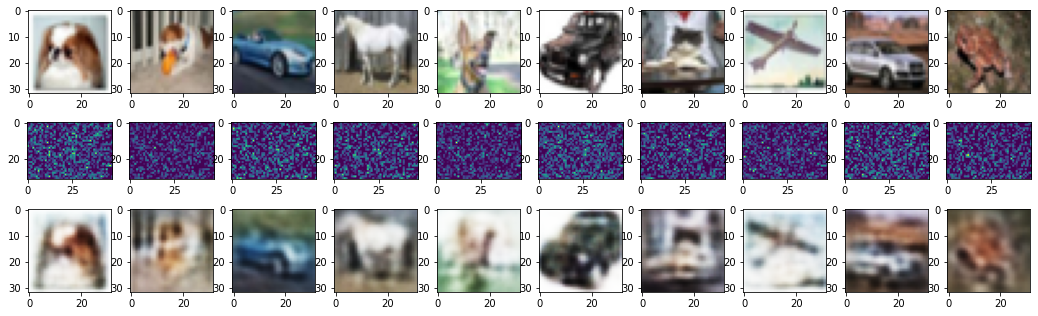

Recreate this plot in Python.
import matplotlib.pyplot as plt
import numpy as np
from keras.datasets import cifar10
from keras.models import Model, Sequential
from keras.layers import Input, Dense
from keras.utils import np_utils

#obj: implementar um deep autoencoder com cifar20

(previsores_treinamento, _), (previsores_teste, _) = cifar10.load_data()
previsores_treinamento = previsores_treinamento.astype('float32') / 255
previsores_teste = previsores_teste.astype('float32') / 255

previsores_treinamento = previsores_treinamento.reshape(len(previsores_treinamento), np.prod(previsores_treinamento.shape[1:]))
previsores_teste = previsores_teste.reshape(len(previsores_teste), np.prod(previsores_teste.shape[1:]))

autoencoder = Sequential()

# Encode
#32 * 32 * 3 = 3072
#3072 / 2 = 1536
autoencoder.add(Dense(units=1536, activation='relu', input_dim=3072))
autoencoder.add(Dense(units=768, activation='relu')) #1536/2=768
autoencoder.add(Dense(units=384, activation='relu')) #768/2=384

# Decode
autoencoder.add(Dense(units=768, activation='relu'))
autoencoder.add(Dense(units=1536, activation='relu'))
autoencoder.add(Dense(units=3072, activation='sigmoid'))

# Usar
autoencoder.summary() #Total params: 11,803,392
autoencoder.compile(optimizer='adam', loss='binary_crossentropy', metrics=['accuracy'])
autoencoder.fit(previsores_treinamento, previsores_treinamento, epochs=100, batch_size=256, 
                validation_data=(previsores_teste, previsores_teste))

# Captura classificador
dimensao_original = Input(shape=3072,)
camada_encoder1 = autoencoder.layers[0]
camada_encoder2 = autoencoder.layers[1]
camada_encoder3 = autoencoder.layers[2]
encoder = Model(dimensao_original, camada_encoder3(camada_encoder2(camada_encoder1(dimensao_original)))) #val_accuracy: 0.0293
encoder.summary() # Total params: 7,081,728

imagens_codificadas = encoder.predict(previsores_teste)
imagens_decodificadas = autoencoder.predict(previsores_teste)

# Ver
numero_imagens = 10
imagens_teste = np.random.randint(previsores_teste.shape[0], size=numero_imagens)
    #aqui temos que tentar formar um quadrado para enxergar, achando a RAIZ do shape, √1536 = 39,19
    #nao podemos arredondar e precisam ser numeros inteiros
    #logo nem sempre e possivel, podemos entao tentar uma multiplicacao que de exatamente 1536 para tentar enxergar
    #uma combinacao pode ser 32x48 = 1536, podemos inverter, etc, enfim, o que facilitar enxergar, isso para cada reshape
plt.figure(figsize=(18,18))
for i, indice_imagem in enumerate(imagens_teste):
    print(i)
    print(indice_imagem)
    
    #imagens originais
    eixo = plt.subplot(10,10,i+1)
    #48*64=3072
    plt.imshow(previsores_teste[indice_imagem].reshape(32,32,3))
    plt.xticks()
    plt.yticks()
    
    #imagens codificadas
    eixo = plt.subplot(10,10,i+1+numero_imagens)
    plt.imshow(imagens_codificadas[indice_imagem].reshape(32,48)) #1536
    plt.xticks()
    plt.yticks()
    
    #imagem recontruida
    eixo = plt.subplot(10,10,i+1+numero_imagens*2)
    plt.imshow(imagens_decodificadas[indice_imagem].reshape(32,32,3))
    plt.xticks()
    plt.yticks()
    
#val_accuracy: 0.0293 ficou muito ruim
